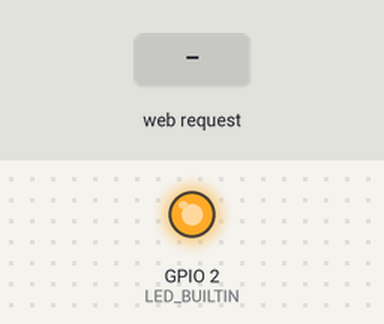
Recording of a sketch running on a simulated ESP8266 (NodeMCU). Parts: output pins drawn as LEDs (lit = HIGH, except the on-board LED, lit = LOW). The test bench sets the inputs (shaded band). WiFi joins after 1.5 s; servers stay silent unless stated; what the sketch prints to the serial monitor is not drawn.

Above: at 3.7 s.
3.8 s: HTTP request GET /LEDOff received
At 5.0 s:
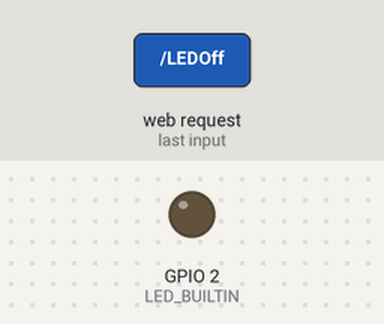
5.3 s: HTTP request GET /LEDOn received
At 6.2 s:
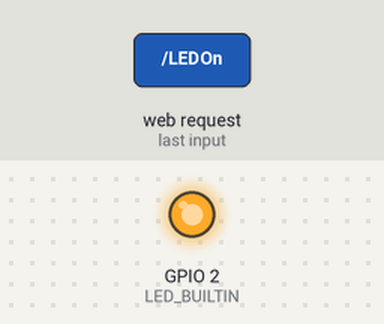
Timing chart, 0 to 8.3 s (numbered marks = the images above; inputs shaded):
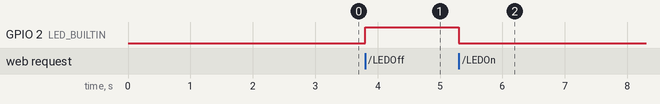

The sketch:

IR_nodemu_webserver.ino
```cpp
#include <ESP8266WiFi.h>
#include <WiFiClient.h>
#include <ESP8266WebServer.h>

// Altere com as suas credenciais
const char *ssid = "YOUR_WIFI_SSID";
const char *password = "YOUR_WIFI_PASSWORD";

ESP8266WebServer server(80); //instanciar servidor no porto 80

String page = "";

void setup(void)
{

  //Pagina HTML
page = "<!DOCTYPE html><html lang=\"pt-BR\"><head><meta charset=\"UTF-8\"><meta http-equiv=\"X-UA-Compatible\" content=\"IE=edge\"><meta name=\"viewport\" content=\"width=device-width, initial-scale=1.0\"><title>CONTROLE DO MALUCO</title><style>body {background-color: aqua;font: normal 20pt Arial;}</style></head><body><h1>Controle de LED</h1><p>Bem vindo ao Controle de LED do seu NODEMCU ESP!<br/></p><br/><p><a href=\"LEDOn\"><button>ON</button></a>&nbsp;<a href=\"LEDOff\"><button>OFF</button></a></p></body></html>";
// page = "<title>CONTROLE DO MALUCO</title><h1>Controle de LED</h1><p>Bem vindo ao Controle de LED do seu NODEMCU ESP!<br/></p><br/><p><a href=\"LEDOn\"><button>ON</button></a>&nbsp;<a href=\"LEDOff\"><button>OFF</button></a></p>";

  //DEsligar PINs
  pinMode(LED_BUILTIN, OUTPUT);
  digitalWrite(LED_BUILTIN, LOW);

  delay(1000);
  Serial.begin(9600);
  WiFi.begin(ssid, password); //Iniciar ligação à rede Wi-Fi
  Serial.println("");

  // Aguardar por ligação
  while (WiFi.status() != WL_CONNECTED)
  {
    delay(500);
    Serial.print(".");
  }
  Serial.println("");
  Serial.print("Ligado a: ");
  Serial.println(ssid);
  Serial.print("Endereço IP: ");
  Serial.println(WiFi.localIP());

  server.on("/", []() {
    server.send(200, "text/html", page);
  });
  server.on("/LEDOn", []() {
    server.send(200, "text/html", page);
    digitalWrite(LED_BUILTIN, LOW);
    delay(1000);
  });
  server.on("/LEDOff", []() {
    server.send(200, "text/html", page);
    digitalWrite(LED_BUILTIN, HIGH);
    delay(1000);
  });
  server.begin();
  Serial.println("Web server Inicializado!");
}

void loop(void)
{
  server.handleClient();
}
```

Measured:
- after the input at 3.8 s, GPIO 2 (LED_BUILTIN): LOW → HIGH at once
- after the input at 5.3 s, GPIO 2 (LED_BUILTIN): HIGH → LOW at once
